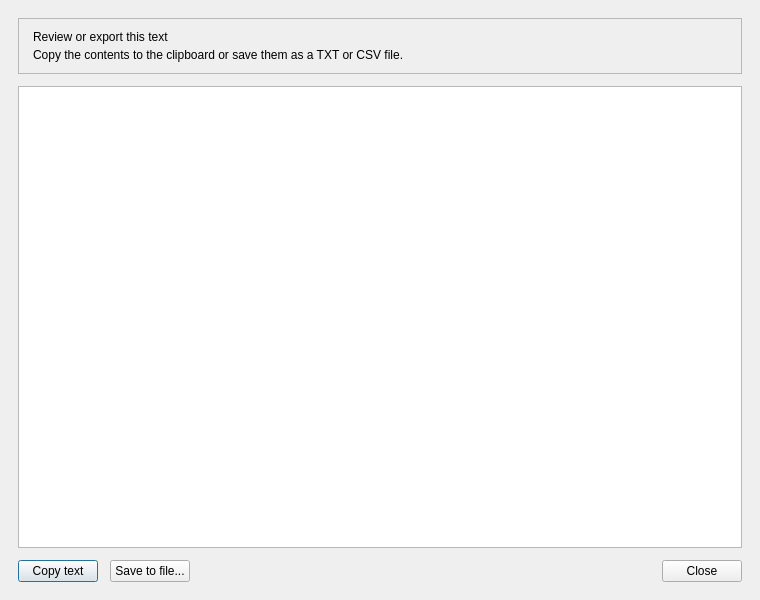
<?xml version="1.0" encoding="UTF-8"?>
<ui version="4.0">
 <class>SaveTextAsDialog</class>
 <widget class="QDialog" name="SaveTextAsDialog">
  <property name="geometry">
   <rect>
    <x>0</x>
    <y>0</y>
   <width>760</width>
   <height>600</height>
   </rect>
  </property>
  <property name="windowTitle">
   <string>Text output</string>
  </property>
 <layout class="QVBoxLayout" name="verticalLayout">
  <property name="leftMargin"><number>18</number></property>
  <property name="topMargin"><number>18</number></property>
  <property name="rightMargin"><number>18</number></property>
  <property name="bottomMargin"><number>18</number></property>
  <property name="spacing"><number>12</number></property>
  <item>
   <widget class="QFrame" name="saveTextHeaderCard">
    <property name="frameShape"><enum>QFrame::StyledPanel</enum></property>
    <property name="frameShadow"><enum>QFrame::Plain</enum></property>
    <layout class="QVBoxLayout" name="saveTextHeaderLayout">
     <property name="leftMargin"><number>14</number></property>
     <property name="topMargin"><number>11</number></property>
     <property name="rightMargin"><number>14</number></property>
     <property name="bottomMargin"><number>11</number></property>
     <property name="spacing"><number>4</number></property>
     <item>
      <widget class="QLabel" name="saveTextHeading">
       <property name="text"><string>Review or export this text</string></property>
      </widget>
     </item>
     <item>
      <widget class="QLabel" name="saveTextDescription">
       <property name="wordWrap"><bool>true</bool></property>
       <property name="text"><string>Copy the contents to the clipboard or save them as a TXT or CSV file.</string></property>
      </widget>
     </item>
    </layout>
   </widget>
  </item>
  <item>
   <widget class="QTextEdit" name="textEdit">
    <property name="minimumSize"><size><width>0</width><height>300</height></size></property>
     <property name="lineWrapMode">
      <enum>QTextEdit::NoWrap</enum>
     </property>
     <property name="acceptRichText">
      <bool>false</bool>
     </property>
    </widget>
   </item>
   <item>
    <layout class="QHBoxLayout" name="horizontalLayout">
     <item>
      <widget class="QPushButton" name="clipboardBtn">
       <property name="text">
       <string>Copy text</string>
       </property>
      </widget>
     </item>
     <item>
      <widget class="QPushButton" name="saveAsBtn">
       <property name="text">
       <string>Save to file...</string>
       </property>
      </widget>
     </item>
     <item>
      <spacer name="horizontalSpacer">
       <property name="orientation">
        <enum>Qt::Horizontal</enum>
       </property>
       <property name="sizeHint" stdset="0">
        <size>
         <width>40</width>
         <height>20</height>
        </size>
       </property>
      </spacer>
     </item>
     <item>
      <widget class="QPushButton" name="closeBtn">
       <property name="text">
        <string>Close</string>
       </property>
      </widget>
     </item>
    </layout>
   </item>
  </layout>
 </widget>
 <resources/>
 <connections/>
</ui>
